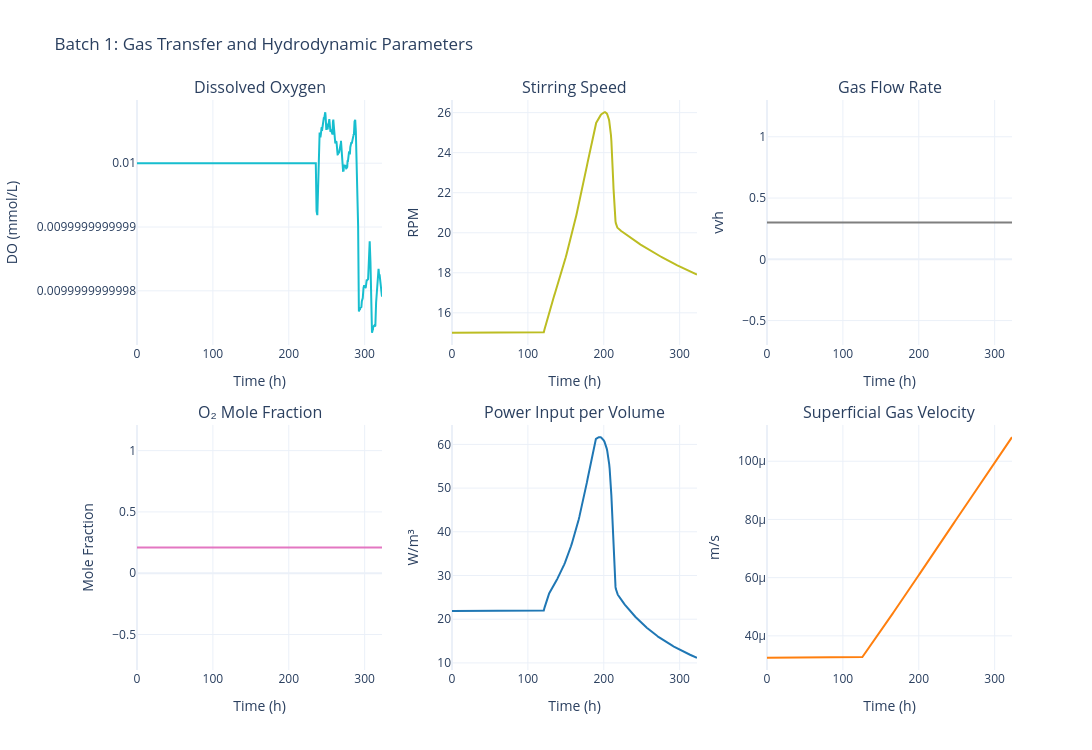

The cell this chart's notebook holds for it:
### Code cell
# Gas transfer (DO, agitation, gas flow, O2 fraction)
fig = data.plot_gas_transfer(batch_number=BATCH_NUMBER)
fig.show()

### Figure 1 — Plotly figure (JSON) as saved in the notebook; plotly's stock layout.template omitted (floating-point values rounded to 4 significant figures; data arrays with more than 128 entries replaced by an {"elided": "..."} marker saying what was removed)
{"data": [{"hovertemplate": "Time: %{x:.1f} h<br>DO: %{y:.3f} mmol/L<extra></extra>", "line": {"color": "#17becf", "width": 2}, "mode": "lines", "name": "Dissolved O₂", "type": "scatter", "x": {"elided": "1435 float values"}, "xaxis": "x", "y": {"elided": "1435 float values"}, "yaxis": "y"}, {"hovertemplate": "Time: %{x:.1f} h<br>N: %{y:.1f} rpm<extra></extra>", "line": {"color": "#bcbd22", "width": 2}, "mode": "lines", "name": "Stirring Speed", "type": "scatter", "x": {"elided": "1435 float values"}, "xaxis": "x2", "y": {"elided": "1435 float values"}, "yaxis": "y2"}, {"hovertemplate": "Time: %{x:.1f} h<br>Fg: %{y:.3f} vvh<extra></extra>", "line": {"color": "#7f7f7f", "width": 2}, "mode": "lines", "name": "Gas Flow Rate", "type": "scatter", "x": {"elided": "1435 float values"}, "xaxis": "x3", "y": {"elided": "1435 float values"}, "yaxis": "y3"}, {"hovertemplate": "Time: %{x:.1f} h<br>y_O₂: %{y:.3f}<extra></extra>", "line": {"color": "#e377c2", "width": 2}, "mode": "lines", "name": "y_O₂", "type": "scatter", "x": {"elided": "1435 float values"}, "xaxis": "x4", "y": {"elided": "1435 float values"}, "yaxis": "y4"}, {"hovertemplate": "Time: %{x:.1f} h<br>P/V: %{y:.2f} W/m³<extra></extra>", "line": {"color": "#1f77b4", "width": 2}, "mode": "lines", "name": "P/V", "type": "scatter", "x": {"elided": "1435 float values"}, "xaxis": "x5", "y": {"elided": "1435 float values"}, "yaxis": "y5"}, {"hovertemplate": "Time: %{x:.1f} h<br>vₛ: %{y:.5f} m/s<extra></extra>", "line": {"color": "#ff7f0e", "width": 2}, "mode": "lines", "name": "vₛ", "type": "scatter", "x": {"elided": "1435 float values"}, "xaxis": "x6", "y": {"elided": "1435 float values"}, "yaxis": "y6"}], "layout": {"annotations": [{"font": {"size": 16}, "showarrow": false, "text": "Dissolved Oxygen", "x": 0.14, "xanchor": "center", "xref": "paper", "y": 1, "yanchor": "bottom", "yref": "paper"}, {"font": {"size": 16}, "showarrow": false, "text": "Stirring Speed", "x": 0.5, "xanchor": "center", "xref": "paper", "y": 1, "yanchor": "bottom", "yref": "paper"}, {"font": {"size": 16}, "showarrow": false, "text": "Gas Flow Rate", "x": 0.86, "xanchor": "center", "xref": "paper", "y": 1, "yanchor": "bottom", "yref": "paper"}, {"font": {"size": 16}, "showarrow": false, "text": "O₂ Mole Fraction", "x": 0.14, "xanchor": "center", "xref": "paper", "y": 0.43, "yanchor": "bottom", "yref": "paper"}, {"font": {"size": 16}, "showarrow": false, "text": "Power Input per Volume", "x": 0.5, "xanchor": "center", "xref": "paper", "y": 0.43, "yanchor": "bottom", "yref": "paper"}, {"font": {"size": 16}, "showarrow": false, "text": "Superficial Gas Velocity", "x": 0.86, "xanchor": "center", "xref": "paper", "y": 0.43, "yanchor": "bottom", "yref": "paper"}], "font": {"size": 12}, "height": 750, "showlegend": false, "title": {"text": "Batch 1: Gas Transfer and Hydrodynamic Parameters"}, "width": 1400, "xaxis": {"anchor": "y", "domain": [0, 0.28], "title": {"text": "Time (h)"}}, "xaxis2": {"anchor": "y2", "domain": [0.36, 0.64], "title": {"text": "Time (h)"}}, "xaxis3": {"anchor": "y3", "domain": [0.72, 1], "title": {"text": "Time (h)"}}, "xaxis4": {"anchor": "y4", "domain": [0, 0.28], "title": {"text": "Time (h)"}}, "xaxis5": {"anchor": "y5", "domain": [0.36, 0.64], "title": {"text": "Time (h)"}}, "xaxis6": {"anchor": "y6", "domain": [0.72, 1], "title": {"text": "Time (h)"}}, "yaxis": {"anchor": "x", "domain": [0.57, 1], "title": {"text": "DO (mmol/L)"}}, "yaxis2": {"anchor": "x2", "domain": [0.57, 1], "title": {"text": "RPM"}}, "yaxis3": {"anchor": "x3", "domain": [0.57, 1], "title": {"text": "vvh"}}, "yaxis4": {"anchor": "x4", "domain": [0, 0.43], "title": {"text": "Mole Fraction"}}, "yaxis5": {"anchor": "x5", "domain": [0, 0.43], "title": {"text": "W/m³"}}, "yaxis6": {"anchor": "x6", "domain": [0, 0.43], "title": {"text": "m/s"}}}}
